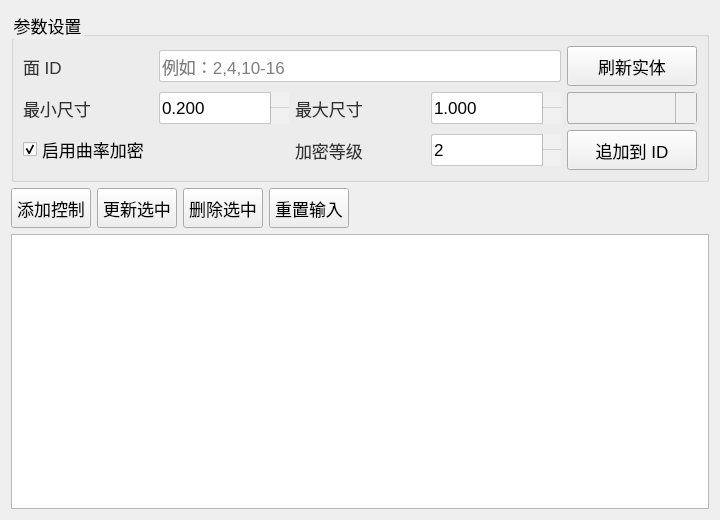
<?xml version="1.0" encoding="UTF-8"?>
<ui version="4.0">
 <class>MeshFaceControlWidget</class>
 <widget class="QWidget" name="MeshFaceControlWidget">
  <property name="geometry">
   <rect>
    <x>0</x>
    <y>0</y>
    <width>720</width>
    <height>520</height>
   </rect>
  </property>
  <property name="windowTitle">
   <string>面控制</string>
  </property>
  <property name="styleSheet">
   <string notr="true">QWidget{
font-family: &quot;Microsoft YaHei&quot;, &quot;微软雅黑&quot;;
}
QPushButton {
    font-size: 17px;
    min-height: 32px;
}
QPushButton#pushButton {
    background-color: rgb(224, 233, 244);
    border-width: 1px;
    border-color: rgb(121, 121, 121);
    border-style: solid;
    min-height: 33px;
    border-top: 1px solid rgb(169, 169, 169);
    border-bottom: 1px solid rgb(169, 169, 169);
    border-left: none;
    border-right: none;
    text-align: left;
    padding-left: 15px;
    font-size: 17px;
}
QLabel {
    font-size: 17px;
    color: rgb(51, 51, 51);
}
QLabel#pageNameLabel {
    font-size: 20px;
    padding-left: 9px;
    color: rgb(53, 103, 147);
}
QLineEdit, QTextEdit, QPlainTextEdit, QSpinBox, QDoubleSpinBox, QDateTimeEdit {
    border: 1px solid rgb(200, 200, 200);
    border-radius: 2px;
    font-size: 17px;
    min-height: 30px;
}
QLineEdit:focus, QTextEdit:focus, QPlainTextEdit:focus,
QSpinBox:focus, QDoubleSpinBox:focus, QDateTimeEdit:focus {
    border-color: rgb(100, 100, 255);
    outline: none;
}
QComboBox {
    font-size: 17px;
    color: rgb(51, 51, 51);
    padding-left: 6px;
    background: rgb(240, 240, 240);
    border: 1px solid rgb(169, 169, 169);
    border-radius: 3px;
    min-height: 30px;
}
QComboBox::drop-down {
    subcontrol-origin: padding;
    subcontrol-position: top right;
    width: 20px;
    background: rgb(240, 240, 240);
    border-left: 1px solid rgb(190, 190, 190);
}
QComboBox::down-arrow {
    image: url(:/resources/arrow_down_drawn.svg);
    width: 12px;
    height: 12px;
}
QSpinBox::up-button, QDoubleSpinBox::up-button {
    subcontrol-origin: border;
    subcontrol-position: top right;
    width: 18px;
    border-left: 1px solid rgb(190, 190, 190);
    border-bottom: 1px solid rgb(210, 210, 210);
    background: rgb(240, 240, 240);
}
QSpinBox::down-button, QDoubleSpinBox::down-button {
    subcontrol-origin: border;
    subcontrol-position: bottom right;
    width: 18px;
    border-left: 1px solid rgb(190, 190, 190);
    background: rgb(240, 240, 240);
}
QSpinBox::up-arrow, QDoubleSpinBox::up-arrow {
    image: url(:/resources/arrow_up_drawn.svg);
    width: 10px;
    height: 10px;
}
QSpinBox::down-arrow, QDoubleSpinBox::down-arrow {
    image: url(:/resources/arrow_down_drawn.svg);
    width: 10px;
    height: 10px;
}
QRadioButton, QCheckBox, QGroupBox {
    font-size: 17px;
}
QTableWidget, QTreeWidget, QListWidget {
    font-size: 16px;
    gridline-color: rgb(210, 210, 210);
}

</string>
  </property>
  <layout class="QVBoxLayout" name="verticalLayout">
   <item>
    <widget class="QGroupBox" name="groupBoxInput">
     <property name="title">
      <string>参数设置</string>
     </property>
     <layout class="QGridLayout" name="gridLayout">
      <item row="0" column="0">
       <widget class="QLabel" name="labelFaceIds">
        <property name="text">
         <string>面 ID</string>
        </property>
       </widget>
      </item>
      <item row="0" column="1" colspan="3">
       <widget class="QLineEdit" name="editFaceIds">
        <property name="placeholderText">
         <string>例如：2,4,10-16</string>
        </property>
       </widget>
      </item>
      <item row="0" column="4">
       <widget class="QPushButton" name="btnRefreshEntity">
        <property name="text">
         <string>刷新实体</string>
        </property>
       </widget>
      </item>
      <item row="1" column="4">
       <widget class="CustomComboBox" name="cmbEntity"/>
      </item>
      <item row="2" column="4">
       <layout class="QVBoxLayout" name="verticalLayoutEntityBtns">
        <item>
         <widget class="QPushButton" name="btnAppendEntity">
          <property name="text">
           <string>追加到 ID</string>
          </property>
         </widget>
        </item>
       </layout>
      </item>
      <item row="1" column="0">
       <widget class="QLabel" name="labelMinSize">
        <property name="text">
         <string>最小尺寸</string>
        </property>
       </widget>
      </item>
      <item row="1" column="1">
       <widget class="QDoubleSpinBox" name="spinMinSize">
        <property name="decimals">
         <number>3</number>
        </property>
        <property name="minimum">
         <double>0.001000000000000</double>
        </property>
        <property name="maximum">
         <double>1000000.000000000000000</double>
        </property>
        <property name="value">
         <double>0.200000000000000</double>
        </property>
       </widget>
      </item>
      <item row="1" column="2">
       <widget class="QLabel" name="labelMaxSize">
        <property name="text">
         <string>最大尺寸</string>
        </property>
       </widget>
      </item>
      <item row="1" column="3">
       <widget class="QDoubleSpinBox" name="spinMaxSize">
        <property name="decimals">
         <number>3</number>
        </property>
        <property name="minimum">
         <double>0.001000000000000</double>
        </property>
        <property name="maximum">
         <double>1000000.000000000000000</double>
        </property>
        <property name="value">
         <double>1.000000000000000</double>
        </property>
       </widget>
      </item>
      <item row="2" column="0" colspan="2">
       <widget class="QCheckBox" name="checkCurvature">
        <property name="text">
         <string>启用曲率加密</string>
        </property>
        <property name="checked">
         <bool>true</bool>
        </property>
       </widget>
      </item>
      <item row="2" column="2">
       <widget class="QLabel" name="labelCurvatureLevel">
        <property name="text">
         <string>加密等级</string>
        </property>
       </widget>
      </item>
      <item row="2" column="3">
       <widget class="QSpinBox" name="spinCurvatureLevel">
        <property name="minimum">
         <number>1</number>
        </property>
        <property name="maximum">
         <number>5</number>
        </property>
        <property name="value">
         <number>2</number>
        </property>
       </widget>
      </item>
     </layout>
    </widget>
   </item>
   <item>
    <layout class="QHBoxLayout" name="horizontalLayoutButtons">
     <item>
      <widget class="QPushButton" name="btnAdd">
       <property name="text">
        <string>添加控制</string>
       </property>
      </widget>
     </item>
     <item>
      <widget class="QPushButton" name="btnUpdate">
       <property name="text">
        <string>更新选中</string>
       </property>
      </widget>
     </item>
     <item>
      <widget class="QPushButton" name="btnDelete">
       <property name="text">
        <string>删除选中</string>
       </property>
      </widget>
     </item>
     <item>
      <widget class="QPushButton" name="btnReset">
       <property name="text">
        <string>重置输入</string>
       </property>
      </widget>
     </item>
     <item>
      <spacer name="horizontalSpacer">
       <property name="orientation">
        <enum>Qt::Horizontal</enum>
       </property>
       <property name="sizeHint" stdset="0">
        <size>
         <width>40</width>
         <height>20</height>
        </size>
       </property>
      </spacer>
     </item>
    </layout>
   </item>
   <item>
    <widget class="QTableWidget" name="tableControls"/>
   </item>
  </layout>
 </widget>
 <customwidgets>
 <customwidget>
  <class>CustomComboBox</class>
  <extends>QComboBox</extends>
  <header>CustomComboBox.h</header>
 </customwidget>
</customwidgets>
 <resources/>
 <connections/>
</ui>
